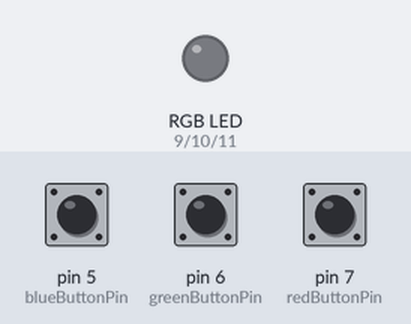
A sketch run on a simulated Arduino Uno, built with avr-gcc and run on an emulated ATmega328P. On the bench: an RGB LED mixed from three pins (HIGH = lit). Inputs (shaded band) come from the test bench; at power-on: pin 5 (blueButtonPin) HIGH, pin 6 (greenButtonPin) HIGH, pin 7 (redButtonPin) HIGH. Dim RGB values are drawn brighter than linear.

Above: at 1.2 s.
1.3 s: pin 5 (blueButtonPin) pulled LOW for 1 s
At 3.4 s:
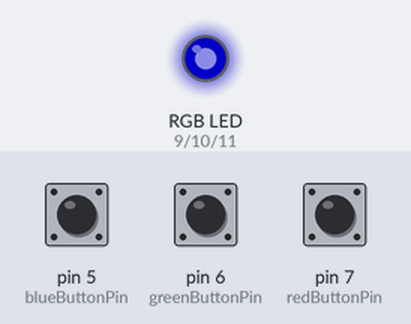
3.8 s: pin 6 (greenButtonPin) pulled LOW for 3.2 s
8.5 s: pin 7 (redButtonPin) pulled LOW for 0.15 s
At 9.3 s:
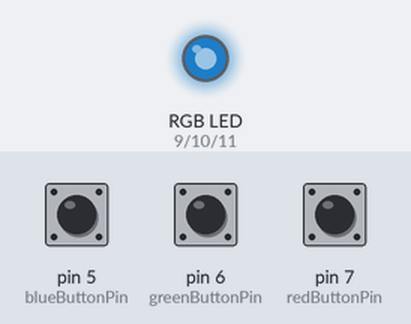
10.1 s: pin 6 (greenButtonPin) pulled LOW for 0.15 s
At 11.4 s:
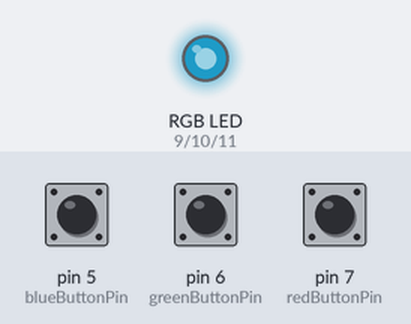
11.7 s: pin 7 (redButtonPin) pulled LOW for 1 s
At 13.8 s:
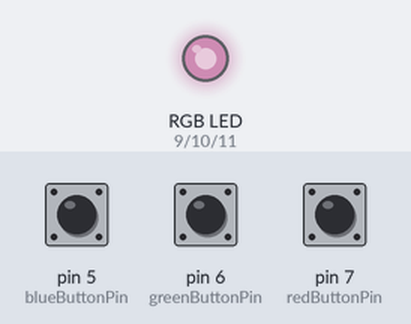
14.2 s: pin 5 (blueButtonPin) pulled LOW for 3.2 s
Timing chart, 0 to 18.9 s (numbered marks = the images above; inputs shaded):
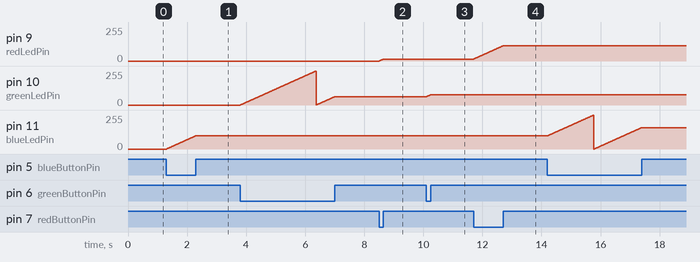

Measured:
- after the input at 1.3 s, pin 11 (blueLedPin): moves from 0/255 to 99/255 over 0.98 s, starting at once
- after the input at 8.5 s, pin 9 (redLedPin): moves from 0/255 to 15/255 over 0.14 s, starting at once
- after the input at 10.1 s, pin 10 (greenLedPin): moves from 62/255 to 77/255 over 0.14 s, starting at once
- after the input at 11.7 s, pin 9 (redLedPin): moves from 15/255 to 114/255 over 0.98 s, starting at once

The sketch:

pushbutton_rgb.ino
```cpp
int redLedPin = 9;
int greenLedPin = 10;
int blueLedPin = 11;

int redButtonPin = 7;
int greenButtonPin = 6;
int blueButtonPin = 5;

int red = 0;
int blue = 0;
int green = 0;

void setup() {
  pinMode(redLedPin, OUTPUT);
  pinMode(greenLedPin, OUTPUT);
  pinMode(blueLedPin, OUTPUT);
  pinMode(redButtonPin, INPUT_PULLUP);
  pinMode(greenButtonPin, INPUT_PULLUP);
  pinMode(blueButtonPin, INPUT_PULLUP);
}

void loop() {
  if (digitalRead(redButtonPin) == LOW) {
    red++;
    if (red > 255) red = 0;
  }
  if (digitalRead(greenButtonPin) == LOW) {
    green++;
    if (green > 255) green = 0;
  }
  if (digitalRead(blueButtonPin) == LOW) {
    blue++;
    if (blue > 255) blue = 0;
  }
  analogWrite(redLedPin, red);
  analogWrite(greenLedPin, green);
  analogWrite(blueLedPin, blue);
  delay(10);
}
```
